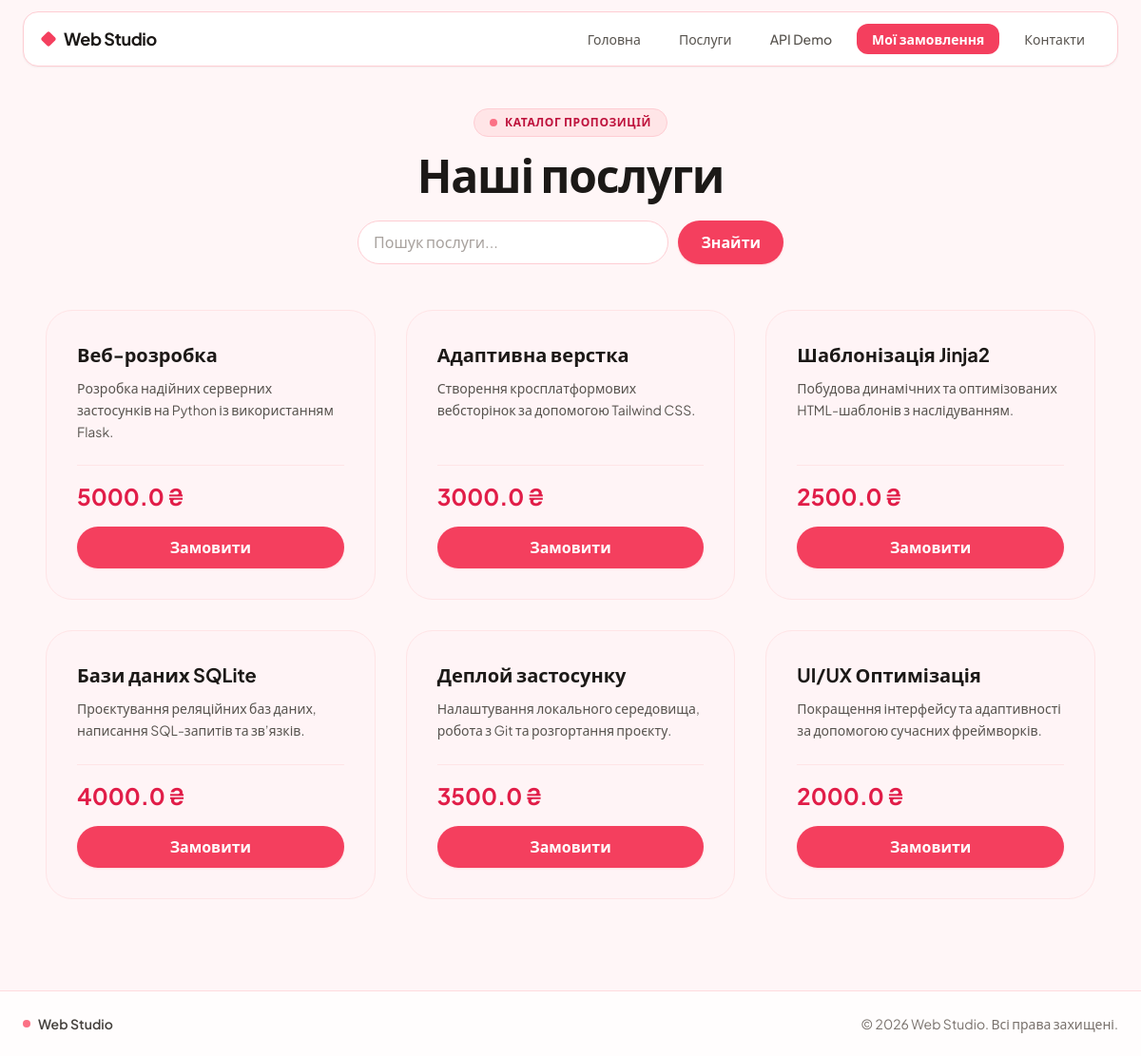
/services, run on the app's committed database.
### tables this page shows
CREATE TABLE products (
                id INTEGER PRIMARY KEY AUTOINCREMENT,
                title TEXT NOT NULL,
                price REAL NOT NULL,
                description TEXT
            );

### routes/shop.py (the view)
@shop_bp.route('/services')
def services():
    db = get_db()
    search_query = request.args.get('q', '').strip()
    if search_query:
        cursor = db.execute(
            "SELECT * FROM products WHERE title LIKE ? OR description LIKE ?",
            (f'%{search_query}%', f'%{search_query}%')
        )
    else:
        cursor = db.execute('SELECT * FROM products')
    items = cursor.fetchall()
    return render_template('services.html', services=items, title='Послуги та каталог', search_query=search_query)

### models.py (called while the page is built)
def get_db():
    if 'db' not in g:
        g.db = sqlite3.connect(DATABASE)
        g.db.row_factory = sqlite3.Row  # Дозволяє читати рядки як словники
        g.db.execute('PRAGMA foreign_keys = ON')  # Увімкнення зовнішніх ключів
    return g.db

### templates/services.html
{% extends "base.html" %}
{% block content %}
<div class="py-4 sm:py-6 space-y-12">
    <div class="text-center max-w-2xl mx-auto">
        <span class="inline-flex items-center gap-2 bg-rose-100/90 text-rose-700 border border-rose-200 text-xs font-semibold uppercase tracking-wider px-4 py-1.5 rounded-full mb-4">
            <span class="w-2 h-2 rounded-full bg-rose-400"></span>
            Каталог пропозицій
        </span>
        <h1 class="text-3xl sm:text-4xl md:text-5xl font-bold tracking-tight text-stone-900 mb-6">Наші послуги</h1>
        <form method="GET" action="{{ url_for('shop.services') }}" class="max-w-md mx-auto flex flex-col sm:flex-row gap-2.5">
            <input type="text" name="q" value="{{ search_query }}" placeholder="Пошук послуги..."
                   class="w-full px-4 py-2.5 bg-white border border-rose-200 rounded-full text-stone-800 placeholder:text-stone-400 focus:ring-2 focus:ring-rose-300 focus:border-rose-400 focus:outline-none transition">
            <button type="submit" class="bg-rose-500 text-white font-semibold px-6 py-2.5 rounded-full shadow-sm shadow-rose-200/80 hover:bg-rose-600 transition shrink-0">
                Знайти
            </button>
        </form>
    </div>
    <div class="grid grid-cols-1 md:grid-cols-3 gap-6 sm:gap-8">
        {% for service in services %}
        <div class="bg-rose-50/40 p-7 sm:p-8 rounded-[1.75rem] border border-rose-100 shadow-xs flex flex-col justify-between transition duration-200 hover:-translate-y-1 hover:shadow-md hover:bg-white">
            <div>
                <h3 class="text-xl font-bold text-stone-900 mb-2.5">{{ service['title'] }}</h3>
                <p class="text-stone-600 mb-6 text-sm leading-relaxed">{{ service['description'] }}</p>
            </div>
            <div class="pt-4 border-t border-rose-100/90">
                <div class="text-2xl font-bold text-rose-600 mb-4">{{ service['price'] }} ₴</div>
                <form action="{{ url_for('shop.make_order', product_id=service['id']) }}" method="POST">
                    <button type="submit" class="w-full bg-rose-500 text-white font-semibold py-2.5 px-5 rounded-full shadow-sm shadow-rose-200/70 hover:bg-rose-600 transition">
                        Замовити
                    </button>
                </form>
            </div>
        </div>
        {% else %}
        <div class="col-span-full text-center bg-rose-50/50 border border-rose-100 rounded-[1.75rem] py-10 px-6">
            <p class="text-stone-500 text-base">За вашим запитом нічого не знайдено.</p>
        </div>
        {% endfor %}
    </div>
</div>
{% endblock %}

### data on the page
products: title "Веб-розробка", description "Розробка надійних серверних застосунків на Python із використанням Flask.", price "5000.0"
products: title "Адаптивна верстка", description "Створення кросплатформових вебсторінок за допомогою Tailwind CSS.", price "3000.0"
products: title "Шаблонізація Jinja2", description "Побудова динамічних та оптимізованих HTML-шаблонів з наслідуванням.", price "2500.0"
products: title "Бази даних SQLite", description "Проєктування реляційних баз даних, написання SQL-запитів та зв’язків.", price "4000.0"
products: title "Деплой застосунку", description "Налаштування локального середовища, робота з Git та розгортання проєкту.", price "3500.0"
products: title "UI/UX Оптимізація", description "Покращення інтерфейсу та адаптивності за допомогою сучасних фреймворків.", price "2000.0"
